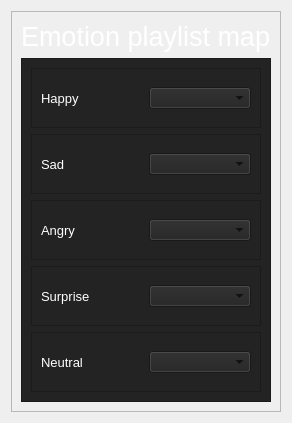
            <widget class="QWidget" name="page_settings_emotion_playlist_map">
             <layout class="QVBoxLayout" name="verticalLayout_25">
              <item>
               <widget class="QFrame" name="frame_settings_emotion_playlist_map">
                <property name="frameShape">
                 <enum>QFrame::StyledPanel</enum>
                </property>
                <property name="frameShadow">
                 <enum>QFrame::Raised</enum>
                </property>
                <layout class="QVBoxLayout" name="verticalLayout_23">
                 <item>
                  <widget class="QLabel" name="label_settings_hand_gesture_2">
                   <property name="font">
                    <font>
                     <pointsize>20</pointsize>
                    </font>
                   </property>
                   <property name="styleSheet">
                    <string notr="true">color: #FFF;</string>
                   </property>
                   <property name="text">
                    <string>Emotion playlist map</string>
                   </property>
                  </widget>
                 </item>
                 <item>
                  <widget class="QFrame" name="frame_settings_emotion_playlist_map_content">
                   <property name="styleSheet">
                    <string notr="true">background-color: rgb(35,35,35);</string>
                   </property>
                   <property name="frameShape">
                    <enum>QFrame::StyledPanel</enum>
                   </property>
                   <property name="frameShadow">
                    <enum>QFrame::Raised</enum>
                   </property>
                   <layout class="QVBoxLayout" name="verticalLayout_24">
                    <item>
                     <widget class="QFrame" name="frame_settings_emotion_playlist_map_content_happy">
                      <property name="minimumSize">
                       <size>
                        <width>0</width>
                        <height>60</height>
                       </size>
                      </property>
                      <property name="frameShape">
                       <enum>QFrame::StyledPanel</enum>
                      </property>
                      <property name="frameShadow">
                       <enum>QFrame::Raised</enum>
                      </property>
                      <layout class="QHBoxLayout" name="horizontalLayout_3">
                       <item>
                        <widget class="QLabel" name="label_settings_emotion_playlist_map_happy">
                         <property name="font">
                          <font>
                           <pointsize>10</pointsize>
                          </font>
                         </property>
                         <property name="styleSheet">
                          <string notr="true">color: #FFF;</string>
                         </property>
                         <property name="text">
                          <string>Happy</string>
                         </property>
                        </widget>
                       </item>
                       <item>
                        <widget class="QComboBox" name="comboBox_settings_emotion_playlist_map_happy"/>
                       </item>
                      </layout>
                     </widget>
                    </item>
                    <item>
                     <widget class="QFrame" name="frame_settings_emotion_playlist_map_content_sad">
                      <property name="minimumSize">
                       <size>
                        <width>0</width>
                        <height>60</height>
                       </size>
                      </property>
                      <property name="frameShape">
                       <enum>QFrame::StyledPanel</enum>
                      </property>
                      <property name="frameShadow">
                       <enum>QFrame::Raised</enum>
                      </property>
                      <layout class="QHBoxLayout" name="horizontalLayout_4">
                       <item>
                        <widget class="QLabel" name="label_settings_emotion_playlist_map_sad">
                         <property name="font">
                          <font>
                           <pointsize>10</pointsize>
                          </font>
                         </property>
                         <property name="styleSheet">
                          <string notr="true">color: #FFF;</string>
                         </property>
                         <property name="text">
                          <string>Sad</string>
                         </property>
                        </widget>
                       </item>
                       <item>
                        <widget class="QComboBox" name="comboBox_settings_emotion_playlist_map_sad"/>
                       </item>
                      </layout>
                     </widget>
                    </item>
                    <item>
                     <widget class="QFrame" name="frame_settings_emotion_playlist_map_content_angry">
                      <property name="minimumSize">
                       <size>
                        <width>0</width>
                        <height>60</height>
                       </size>
                      </property>
                      <property name="frameShape">
                       <enum>QFrame::StyledPanel</enum>
                      </property>
                      <property name="frameShadow">
                       <enum>QFrame::Raised</enum>
                      </property>
                      <layout class="QHBoxLayout" name="horizontalLayout_7">
                       <item>
                        <widget class="QLabel" name="label_settings_emotion_playlist_map_angry">
                         <property name="font">
                          <font>
                           <pointsize>10</pointsize>
                          </font>
                         </property>
                         <property name="styleSheet">
                          <string notr="true">color: #FFF;</string>
                         </property>
                         <property name="text">
                          <string>Angry</string>
                         </property>
                        </widget>
                       </item>
                       <item>
                        <widget class="QComboBox" name="comboBox_settings_emotion_playlist_map_angry"/>
                       </item>
                      </layout>
                     </widget>
                    </item>
                    <item>
                     <widget class="QFrame" name="frame_settings_emotion_playlist_map_content_surprise">
                      <property name="minimumSize">
                       <size>
                        <width>0</width>
                        <height>60</height>
                       </size>
                      </property>
                      <property name="frameShape">
                       <enum>QFrame::StyledPanel</enum>
                      </property>
                      <property name="frameShadow">
                       <enum>QFrame::Raised</enum>
                      </property>
                      <layout class="QHBoxLayout" name="horizontalLayout_6">
                       <item>
                        <widget class="QLabel" name="label_settings_emotion_playlist_map_surprise">
                         <property name="font">
                          <font>
                           <pointsize>10</pointsize>
                          </font>
                         </property>
                         <property name="styleSheet">
                          <string notr="true">color: #FFF;</string>
                         </property>
                         <property name="text">
                          <string>Surprise</string>
                         </property>
                        </widget>
                       </item>
                       <item>
                        <widget class="QComboBox" name="comboBox_settings_emotion_playlist_map_surprise"/>
                       </item>
                      </layout>
                     </widget>
                    </item>
                    <item>
                     <widget class="QFrame" name="frame_settings_emotion_playlist_map_content_neutral">
                      <property name="minimumSize">
                       <size>
                        <width>0</width>
                        <height>60</height>
                       </size>
                      </property>
                      <property name="frameShape">
                       <enum>QFrame::StyledPanel</enum>
                      </property>
                      <property name="frameShadow">
                       <enum>QFrame::Raised</enum>
                      </property>
                      <layout class="QHBoxLayout" name="horizontalLayout_8">
                       <item>
                        <widget class="QLabel" name="label_settings_emotion_playlist_map_neutral">
                         <property name="font">
                          <font>
                           <pointsize>10</pointsize>
                          </font>
                         </property>
                         <property name="styleSheet">
                          <string notr="true">color: #FFF;</string>
                         </property>
                         <property name="text">
                          <string>Neutral</string>
                         </property>
                        </widget>
                       </item>
                       <item>
                        <widget class="QComboBox" name="comboBox_settings_emotion_playlist_map_neutral"/>
                       </item>
                      </layout>
                     </widget>
                    </item>
                   </layout>
                  </widget>
                 </item>
                </layout>
               </widget>
              </item>
             </layout>
            </widget>
